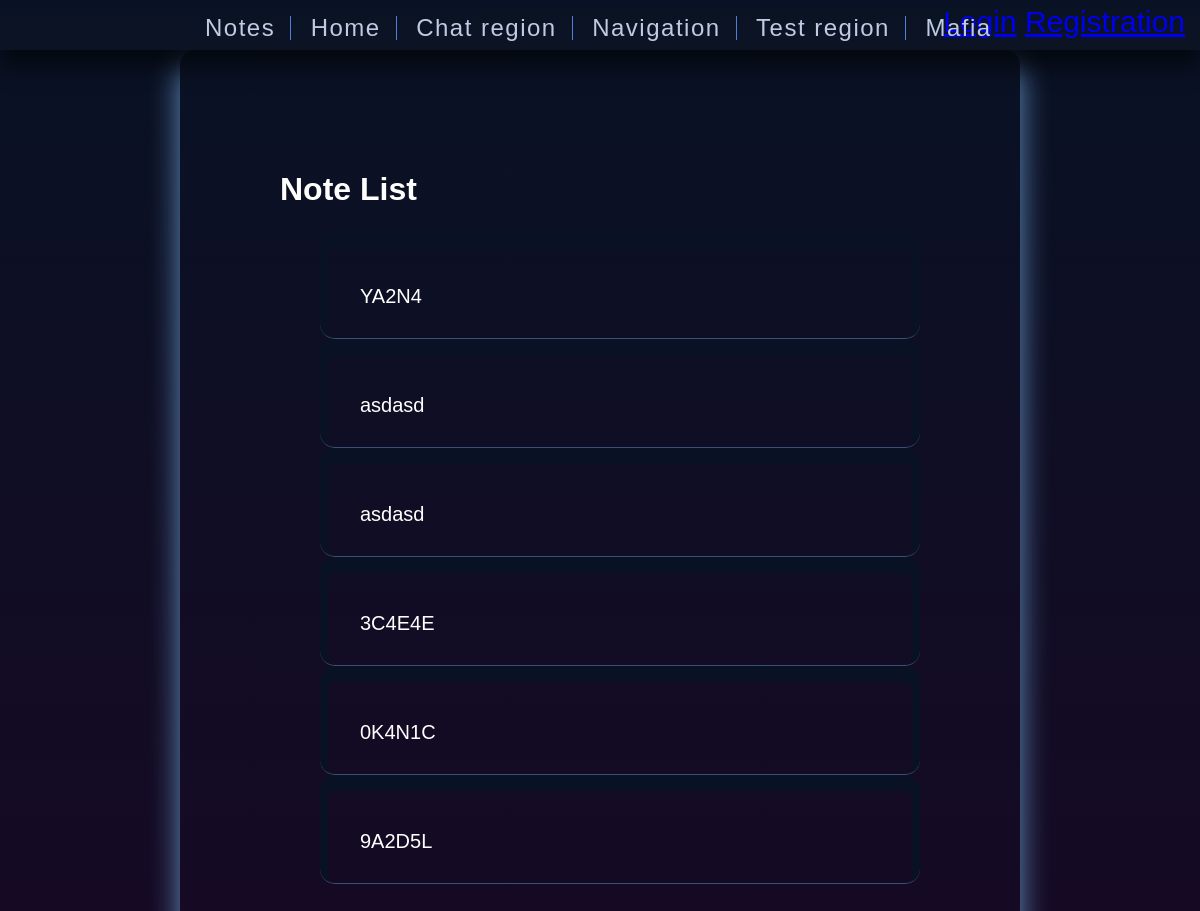
Page /index/token/all on the earlier database version.
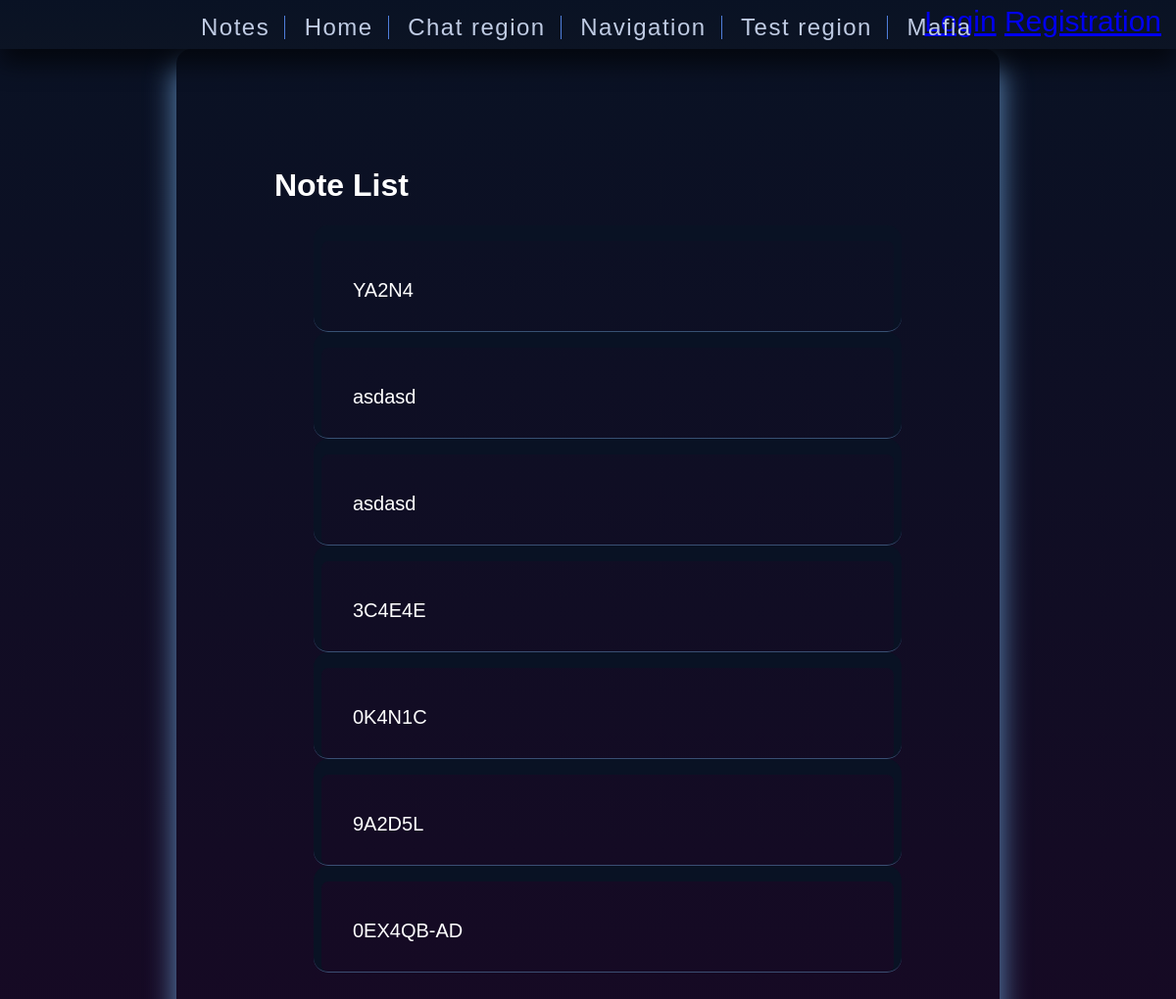
Same page on the later database version.
### main/models.py (models this page shows, shortened)
class RegisterToken(models.Model):
    id = models.AutoField(primary_key=True)
    token = models.CharField(max_length=6)

### main/views.py (the view)
class RegtokenListView(generic.ListView):
    model = RegisterToken

### main/templates/main/registertoken_list.html (shortened to what this page needs)
{% extends "base.html" %}
{% block content %}
    <h1>Note List</h1>
    {% if registertoken_list %}
    <ul>
      {% for RegisterToken in registertoken_list %}
      <li class="note-list">
          <ul class="note-ul">
                <li><p class="list-main-field"> {{ RegisterToken.token }} </p></li>
          </ul>
      </li>
      {% endfor %}
    </ul>
    {% else %}
      <p>There are no tokens there... for now I guess.</p>
      <p>It's time to create some, isn't it?</p>
    {% endif %}
{% endblock %}

### main/templates/base.html (shortened to what this page needs)
<!DOCTYPE html>
<html lang="en">
<head>
  {% load static %}
  <link rel="stylesheet" href="{% static 'css/styles.css' %}">
</head>
<body>
    <div class="header-panel">
        {% if user.is_authenticated %}
        <ul class="bar-user-info">
            <li>
                {{ user.get_username }}
                <ul class="submenu">
                    <li><a class="light" href="{% url 'logout' %}">Logout</a></li>
                    <li><a class="light" href="{% url 'password_change' %}">Change Password</a></li>
                    <li><a class="light" href="{% url 'profile' %}">Profile</a></li>
                </ul>
            </li>
        </ul>
        {% else %}
        <ul class="bar-user-info">
            <li><a href="{% url 'login'%}?next={{request.path}}">Login</a></li>
            <li><a href="{% url 'login'%}">Registration</a></li>
        </ul>
        {% endif %}
        <ul class="header-bar">
            <li>
                <a class="light" href="{% url 'notes' %}">Notes</a>
            </li>
            <li>
                <a class="light" href="{% url 'index' %}">Home</a>
            </li>
            <li><a class="light" href="{% url 'chat' %}">Chat region</a></li>
            <li><a class="light" href="{% url 'navigation' %}">Navigation</a></li>
            <li><a class="light" href="{% url 'test' %}">Test region</a></li>
            <li><a class="light" href="{% url 'random' %}">Mafia</a></li>
        </ul>
    </div>
    <div class="content">
        <div class="main-content">
            {% block content %}
            {% endblock %}
        </div>
    </div>
</body>
</html>

### main/static/css/styles.css (style rules this page uses)
html { height: 100%; }
.content { margin: 50px 15% 50px 15%; width: 70%; height: 100%; box-shadow: 0 15px 30px #6391c2; border-radius: 15px; }
body { margin: 0; padding: 0; font-family: sans-serif; background: linear-gradient(#091224, #170924); color: white; }
.header-panel { position: fixed; z-index: 10; top: 0; border: 1px; padding: 0px; scroll-padding-bottom: 50px; height: 50px; width: 100%; background: linear-gradient(#091224, #0c1424); box-shadow: 0 15px 25px rgba(0,0,0,.6); }
.main-content { margin-top: 150px 150px 0px 150px; padding: 100px; }
.bar-user-info { position: fixed; margin: 5px; right: 10px; font-size: 30px; }
ul li { list-style-type: none; }
.header-bar > li { display: inline-block; position: relative; border-right: 1px solid #4f7edb; }
.header-bar > li:last-child { border-right: 0px solid #4f7edb; }
.header-bar > li > a.light { position: relative; padding: 10px 15px; font-size: 1.5em; line-height: 1; letter-spacing: 1.5px; }
.header-bar { margin-left : 150px; }
.bar-user-info > li { display: inline-block; position: relative; }
a.light { outline: none; text-decoration: none; padding: 2px 1px 0; }
a.light:link { color: #bfcbe3; }
.note-list { border-bottom: 1px solid rgb(99, 145, 194, .5); padding: 10px 0 10px 0; border-radius: 15px; box-shadow: 0 8px 0 8px #091224 inset; }
.list-main-field { font-size: 20px; padding: 25px 0 0 0; }

Differences in the rows shown:
added RegisterToken: token "0EX4QB-AD"
